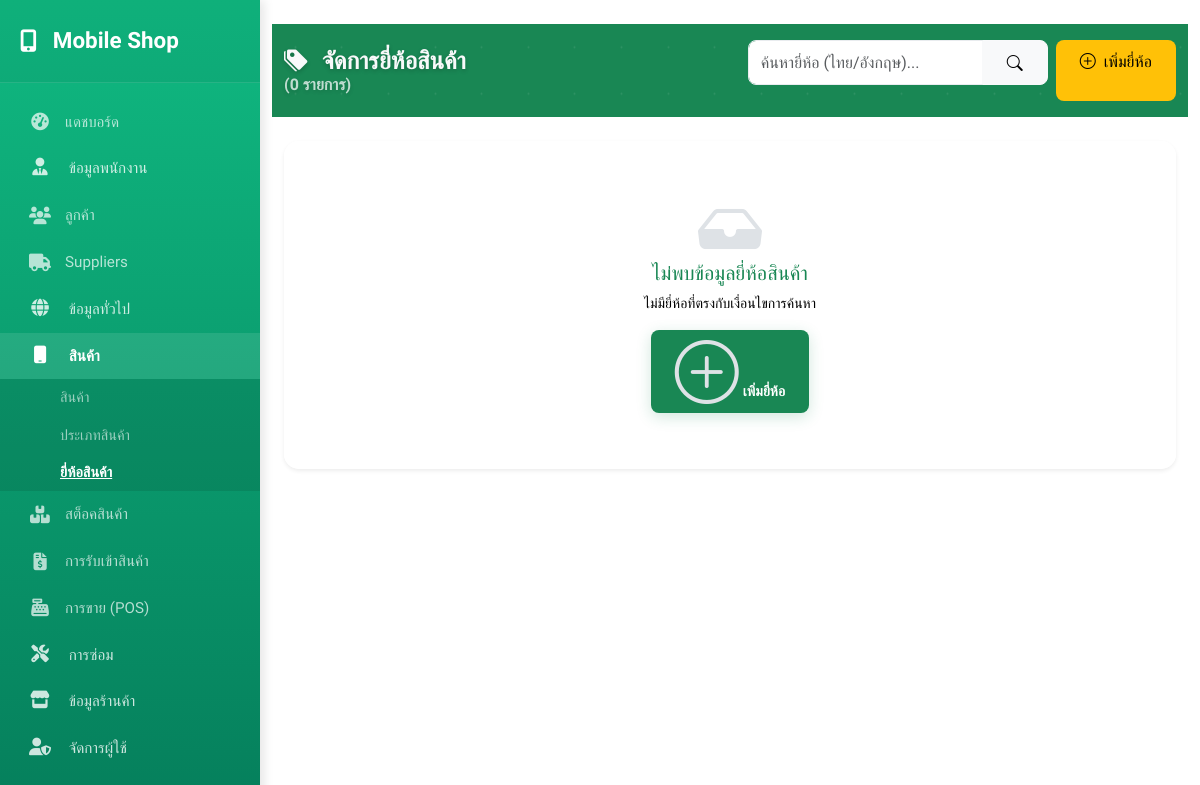
Before: /prod_brand/prodbrand.php (signed in) with the older database file.
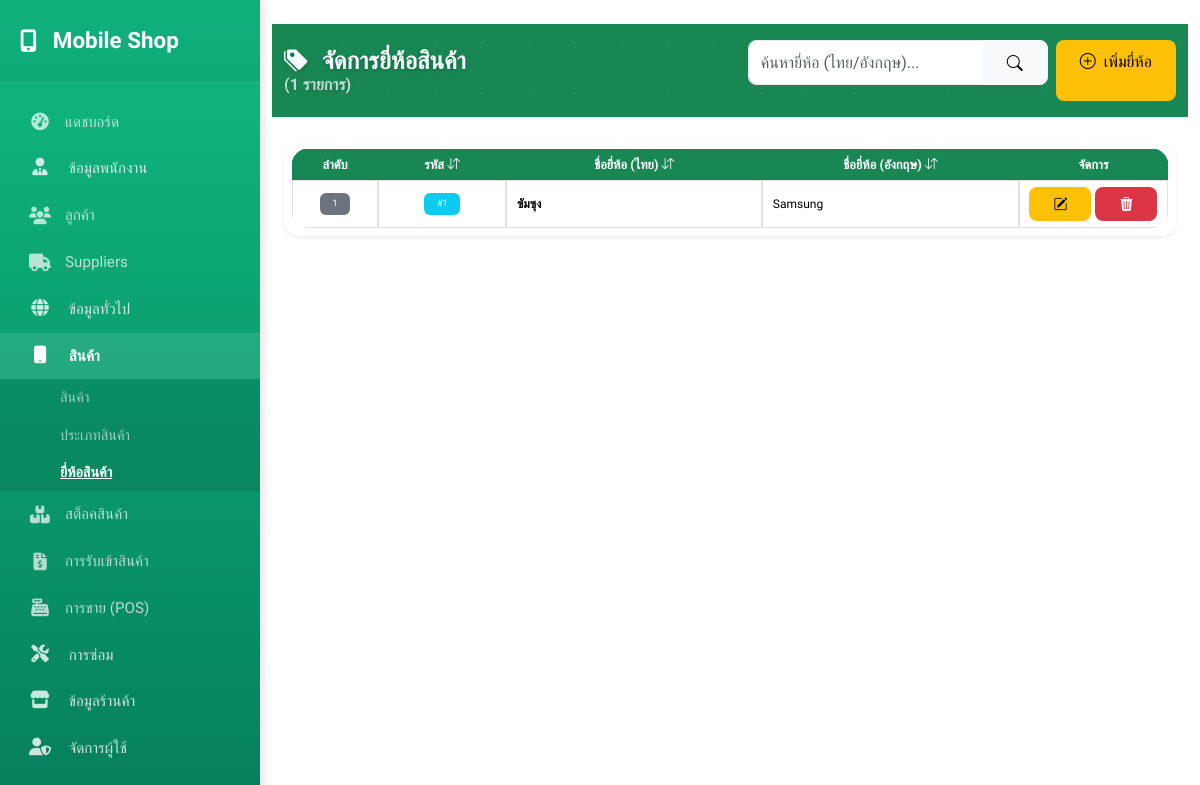
After: the same page with the newer database file.
### tables this page shows
CREATE TABLE `prod_brands` (
  `brand_id` int(4) NOT NULL,
  `shop_info_shop_id` int(3) NOT NULL,
  `brand_name_th` varchar(50) NOT NULL,
  `brand_name_en` varchar(50) NOT NULL,
  `create_at` datetime NOT NULL DEFAULT current_timestamp(),
  `update_at` datetime NOT NULL DEFAULT current_timestamp()
);

### global/sidebar.php (called while the page is built, shortened)
<?php
require_once '../config/config.php';
$sidebar_uid = $_SESSION['user_id'] ?? 0;
function isActive($keywords)
{
    $current_url = $_SERVER['PHP_SELF'];
    if (!is_array($keywords)) $keywords = [$keywords];
    foreach ($keywords as $key) {
        if (strpos($current_url, $key) !== false) return 'active';
    }
    return '';
}
function isExpanded($keywords)
{
    return isActive($keywords) ? 'show' : '';
}
function isGroupActive($keywords)
{
    return isActive($keywords) ? 'text-white fw-bold bg-white-10' : 'text-white-80';
}
?>
        <?php if (hasPermission($conn, $sidebar_uid, 'menu_manage_users')): ?>
            <a href="#sub-users" class="list-group-item list-group-item-action menu-toggle <?= isGroupActive(['permission.php', 'role.php']) ?>" data-bs-toggle="collapse" aria-expanded="<?= !empty(isExpanded(['permission.php', 'role.php'])) ? 'true' : 'false' ?>">
                <span><i class="fas fa-user-shield"></i> จัดการผู้ใช้</span>
            </a>
            <div class="collapse submenu <?= isExpanded(['permission.php', 'role.php']) ?>" id="sub-users">
                <a href="../permission/permission.php" class="list-group-item list-group-item-action <?= isActive('permission.php') ?>">สิทธิ์การใช้งาน</a>
                <a href="../role/role.php" class="list-group-item list-group-item-action <?= isActive('role.php') ?>">บทบาทผู้ใช้</a>
            </div>
        <?php endif; ?>

### config/functions.php (called while the page is built, shortened)
<?php
function hasPermission($conn, $user_id, $permission_name)
{
    $sql = "SELECT 1
            FROM user_roles ur
            JOIN role_permissions rp ON ur.roles_role_id = rp.roles_role_id
            JOIN permissions p ON rp.permissions_permission_id = p.permission_id
            WHERE ur.users_user_id = ?
            AND p.permission_name = ?
            LIMIT 1";
    $stmt = $conn->prepare($sql);
    $stmt->bind_param("is", $user_id, $permission_name);
    $stmt->execute();
    $result = $stmt->get_result();
    $has_perm = ($result->num_rows > 0);
    return $has_perm;
}

### prod_brand/prodbrand.php (the view, shortened to what the changed rows need)
<?php
require '../config/load_theme.php';
$current_user_id = $_SESSION['user_id'];
$has_centralinf_permission = false;
$check_user_sql = "SELECT r.role_name, p.permission_name
                   FROM users u
                   JOIN user_roles ur ON u.user_id = ur.users_user_id
                   JOIN roles r ON ur.roles_role_id = r.role_id
                   LEFT JOIN role_permissions rp ON r.role_id = rp.roles_role_id
                   LEFT JOIN permissions p ON rp.permissions_permission_id = p.permission_id
                   WHERE u.user_id = ?";
if ($stmt_user = mysqli_prepare($conn, $check_user_sql)) {
    mysqli_stmt_bind_param($stmt_user, "i", $current_user_id);
    mysqli_stmt_execute($stmt_user);
    $res_user = mysqli_stmt_get_result($stmt_user);
    while ($row = mysqli_fetch_assoc($res_user)) {
        if ($row['permission_name'] === 'centralinf') {
            $has_centralinf_permission = true;
        }
    }
}
$search = isset($_GET['search']) ? mysqli_real_escape_string($conn, $_GET['search']) : '';
$sort_by = isset($_GET['sort']) ? $_GET['sort'] : 'brand_id';
$order = isset($_GET['order']) && $_GET['order'] == 'desc' ? 'DESC' : 'ASC';
$page = isset($_GET['page']) ? (int)$_GET['page'] : 1;
$items_per_page = 10;
$offset = ($page - 1) * $items_per_page;
$where_conditions = [];
$where_clause = !empty($where_conditions) ? 'WHERE ' . implode(' AND ', $where_conditions) : '';
$count_sql = "SELECT COUNT(*) as total FROM prod_brands $where_clause";
$count_result = mysqli_query($conn, $count_sql);
$total_brands = mysqli_fetch_assoc($count_result)['total'];
$sql = "SELECT brand_id, brand_name_th, brand_name_en, shop_info_shop_id
        FROM prod_brands
        $where_clause
        ORDER BY $sort_by $order
        LIMIT $items_per_page OFFSET $offset";
$result = mysqli_query($conn, $sql);
?>
<!DOCTYPE html>
<html lang="th">
<head>
  <link href="https://cdn.jsdelivr.net/npm/bootstrap@5.3.3/dist/css/bootstrap.min.css" rel="stylesheet">
  <link href="https://cdn.jsdelivr.net/npm/bootstrap-icons/font/bootstrap-icons.css" rel="stylesheet">
  <link href="https://cdnjs.cloudflare.com/ajax/libs/font-awesome/6.5.1/css/all.min.css" rel="stylesheet">
</head>
<body>
  <div class="d-flex" id="wrapper">
    <?php include '../global/sidebar.php'; ?>
    <div class="main-content w-100">
      <div class="container-fluid py-4">
        <div class="main-header py-3 text-white">
          <div class="container">
            <div class="row align-items-center gy-2">
              <div class="col-md-4">
                <h1 class="h4 mb-0 text-light">
                  <i class="bi bi-tags-fill me-2"></i> จัดการยี่ห้อสินค้า
                  <small class="fs-6 d-block opacity-75">
                    (<?php echo number_format($total_brands); ?> รายการ)
                  </small>
                </h1>
              </div>
            </div>
          </div>
        </div>
        <div class="container">
          <div class="card table-card shadow-sm">
            <div class="card-body p-2">
              <?php if (mysqli_num_rows($result) > 0): ?>
                <div class="table-responsive">
                  <table class="table table-hover table-sm align-middle mb-0 text-nowrap w-auto mx-auto">
                    <thead class="table-light">
                      <tr class="small">
                        <th class="text-center" width="10%">ลำดับ</th>
                        <th width="15%">
                          <a href="?sort=brand_id&order=<?php echo ($sort_by == 'brand_id' && $order == 'ASC') ? 'desc' : 'asc'; ?><?php echo $search ? '&search=' . urlencode($search) : ''; ?>&page=<?php echo $page; ?>" class="sort-link">
                            รหัส <i class="bi bi-arrow-down-up"></i>
                          </a>
                        </th>
                        <th width="30%">
                          <a href="?sort=brand_name_th&order=<?php echo ($sort_by == 'brand_name_th' && $order == 'ASC') ? 'desc' : 'asc'; ?><?php echo $search ? '&search=' . urlencode($search) : ''; ?>&page=<?php echo $page; ?>" class="sort-link">
                            ชื่อยี่ห้อ (ไทย) <i class="bi bi-arrow-down-up"></i>
                          </a>
                        </th>
                        <th width="30%">
                          <a href="?sort=brand_name_en&order=<?php echo ($sort_by == 'brand_name_en' && $order == 'ASC') ? 'desc' : 'asc'; ?><?php echo $search ? '&search=' . urlencode($search) : ''; ?>&page=<?php echo $page; ?>" class="sort-link">
                            ชื่อยี่ห้อ (อังกฤษ) <i class="bi bi-arrow-down-up"></i>
                          </a>
                        </th>
                        <th class="text-center" width="15%">จัดการ</th>
                      </tr>
                    </thead>
                    <tbody>
                      <?php
                      $index = ($page - 1) * $items_per_page + 1;
                      while ($row = mysqli_fetch_assoc($result)):
                      ?>
                        <tr class="small">
                          <td class="text-center">
                            <span class="badge bg-secondary"><?php echo $index++; ?></span>
                          </td>
                          <td class="text-center">
                            <span class="badge bg-info">#<?php echo $row['brand_id']; ?></span>
                          </td>
                          <td>
                            <div class="fw-bold"><?php echo htmlspecialchars($row['brand_name_th']); ?></div>
                          </td>
                          <td>
                            <?php echo htmlspecialchars($row['brand_name_en']); ?>
                          </td>
                          <td class="text-center">
                            <?php
                            if ($row['shop_info_shop_id'] != 0 || $has_centralinf_permission):
                            ?>
                              <div class="d-flex justify-content-center gap-1">
                                <a href="edit_prodbrand.php?id=<?php echo $row['brand_id']; ?>"
                                  class="btn btn-warning btn-sm text-dark" title="แก้ไข">
                                  <i class="bi bi-pencil-square"></i>
                                </a>
                                <button type="button" class="btn btn-danger btn-sm"
                                  onclick="confirmDelete('<?php echo $row['brand_id']; ?>', '<?php echo addslashes($row['brand_name_th']); ?>')"
                                  title="ลบ">
                                  <i class="bi bi-trash3-fill"></i>
                                </button>
                              </div>
                            <?php else: ?>
                              <span class="badge bg-secondary bg-opacity-75 text-white" style="cursor: default;" title="ข้อมูลส่วนกลาง">
                                <i class="bi bi-globe2 me-1"></i>ส่วนกลาง
                              </span>
                            <?php endif; ?>
                          </td>
                        </tr>
                      <?php endwhile; ?>
                    </tbody>
                  </table>
                </div>
              <?php else: ?>
                <div class="empty-state text-center py-5 text-muted small">
                  <i class="bi bi-inbox-fill fa-2x mb-2"></i>
                  <h5>ไม่พบข้อมูลยี่ห้อสินค้า</h5>
                  <p class="mb-3">ไม่มียี่ห้อที่ตรงกับเงื่อนไขการค้นหา</p>
                  <a href="add_prodbrand.php" class="btn btn-success btn-sm">
                    <i class="bi bi-plus-circle me-1"></i>เพิ่มยี่ห้อ
                  </a>
                </div>
              <?php endif; ?>
            </div>
          </div>
        </div>
      </div>
    </div>
  </div>
</body>
</html>

Changed rows visible on the page:
added prod_brands: brand_id "1", brand_name_th "ซัมซุง", brand_name_en "Samsung"
Other visible differences:
$total_brands: "0" → "1"
text no longer shown: "ไม่พบข้อมูลยี่ห้อสินค้า ไม่มียี่ห้อที่ตรงกับเงื่อนไขการค้นหา เพิ่มยี่ห้อ"
text now shown: "ลำดับ รหัส ชื่อยี่ห้อ (ไทย) ชื่อยี่ห้อ (อังกฤษ) จัดการ"
